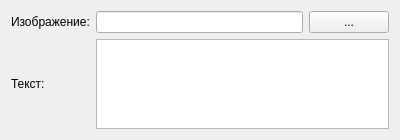
<?xml version="1.0" encoding="UTF-8"?>
<ui version="4.0">
 <class>MessageWidget</class>
 <widget class="QWidget" name="MessageWidget">
  <property name="geometry">
   <rect>
    <x>0</x>
    <y>0</y>
    <width>400</width>
    <height>140</height>
   </rect>
  </property>
  <property name="sizePolicy">
   <sizepolicy hsizetype="Preferred" vsizetype="Preferred">
    <horstretch>0</horstretch>
    <verstretch>0</verstretch>
   </sizepolicy>
  </property>
  <property name="minimumSize">
   <size>
    <width>400</width>
    <height>140</height>
   </size>
  </property>
  <property name="maximumSize">
   <size>
    <width>400</width>
    <height>140</height>
   </size>
  </property>
  <property name="windowTitle">
   <string>Добавить реплику</string>
  </property>
  <layout class="QGridLayout" name="gridLayout">
   <item row="1" column="0">
    <widget class="QLabel" name="textLabel">
     <property name="text">
      <string>Текст:</string>
     </property>
    </widget>
   </item>
   <item row="0" column="0">
    <widget class="QLabel" name="imageLabel">
     <property name="text">
      <string>Изображение:</string>
     </property>
    </widget>
   </item>
   <item row="0" column="1">
    <widget class="QLineEdit" name="imagePathLineEdit"/>
   </item>
   <item row="0" column="2">
    <widget class="QPushButton" name="findButton">
     <property name="text">
      <string>...</string>
     </property>
    </widget>
   </item>
   <item row="1" column="1" colspan="2">
    <widget class="QTextEdit" name="messageTextEdit"/>
   </item>
  </layout>
 </widget>
 <resources/>
 <connections/>
</ui>
